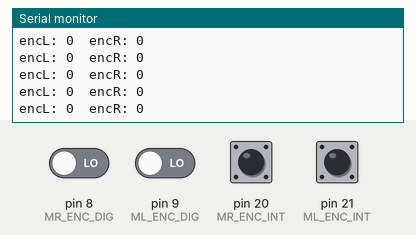
The sketch below on a simulated Arduino Mega 2560, built with avr-gcc and run on an emulated ATmega2560. On the bench: the last lines printed to the serial monitor. Inputs (shaded band) come from the test bench; at power-on: pin 20 (MR_ENC_INT), pin 21 (ML_ENC_INT) HIGH, pin 8 (MR_ENC_DIG), pin 9 (ML_ENC_DIG) LOW.

Above: at 1.2 s.
1.3 s: pin 20 (MR_ENC_INT) pulsed LOW 2 times (0.12 s each, 0.3 s apart)
At 2.1 s:
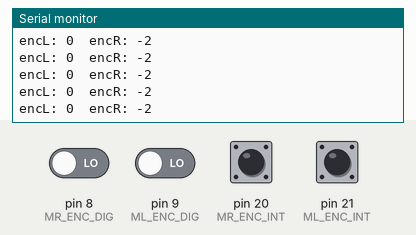
4.9 s: pin 21 (ML_ENC_INT) pulsed LOW 2 times (0.12 s each, 0.3 s apart)
At 5.6 s:
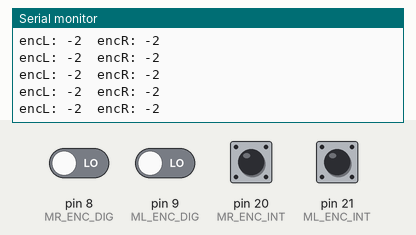
Timing chart, 0 to 7.9 s (numbered marks = the images above; inputs shaded):
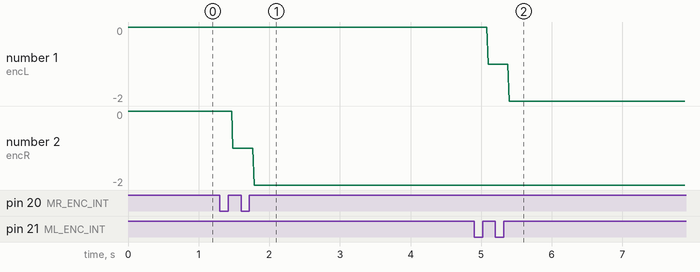

The sketch:

motors.ino
```cpp
#include "platform_motors.h"
#include "serials.h"

void setup() {
  _initSerials();
  _initEnc();

}

void loop() {
  _checkEnc();
}
```

platform_motors.h
```cpp
/*----------------------*/
//left motor
#define ML_EN 49
#define ML_A 24
#define ML_B 25
#define ML_PWM 46

#define ML_ENC_INT 21
#define ML_ENC_DIG 9

//right motor
#define MR_EN 51
#define MR_A 22
#define MR_B 23
#define MR_PWM 44

#define MR_ENC_INT 20
#define MR_ENC_DIG 8

volatile int16_t platform_encoders[2] = {0, 0};
volatile int16_t encL = 0, encR = 0;
/*----------------------*/
//клаасс моторов платформы создавать н-
void _encoderL() {
  if (digitalRead(ML_ENC_DIG)) encL++; else encL--;//platform_encoders[0]++; else platform_encoders[0]--;
}

void _encoderR() {
  if (digitalRead(MR_ENC_DIG)) encR++; else encR--;//platform_encoders[1]++; else platform_encoders[1]--;
}

void _initEnc() {
  pinMode(ML_ENC_DIG, INPUT);
  pinMode(MR_ENC_DIG, INPUT);
  pinMode(ML_ENC_INT, INPUT);
  pinMode(MR_ENC_INT, INPUT);
  attachInterrupt(digitalPinToInterrupt(ML_ENC_INT), _encoderL, RISING);
  attachInterrupt(digitalPinToInterrupt(MR_ENC_INT), _encoderR, RISING);
}

void _checkEnc() {
  Serial.print("encL: ");
  Serial.print(encL);//platform_encoders[0]);
  Serial.print("\t");
  Serial.print("encR: ");
  Serial.println(encR);//platform_encoders[1]);
}
```

serials.h
```cpp
void _initSerials() {
  Serial.begin(9600);
  Serial3.begin(9600);
}

void _checkSerial3in() {
  if (Serial3.available()) {
    Serial.println(Serial3.read());
  }
}

void _checkSerial3to() {
  for (int i = 0; i < 1000000; i++) {
    Serial3.write(i);
  }
}
```

Measured:
- after the input at 1.3 s, the serial monitor: prints a new line after 0.19 s (image 1)
- after the input at 4.9 s, the serial monitor: prints a new line after 0.20 s (image 2)
- plotted number 2: 0 → -2 after the input at 1.3 s
